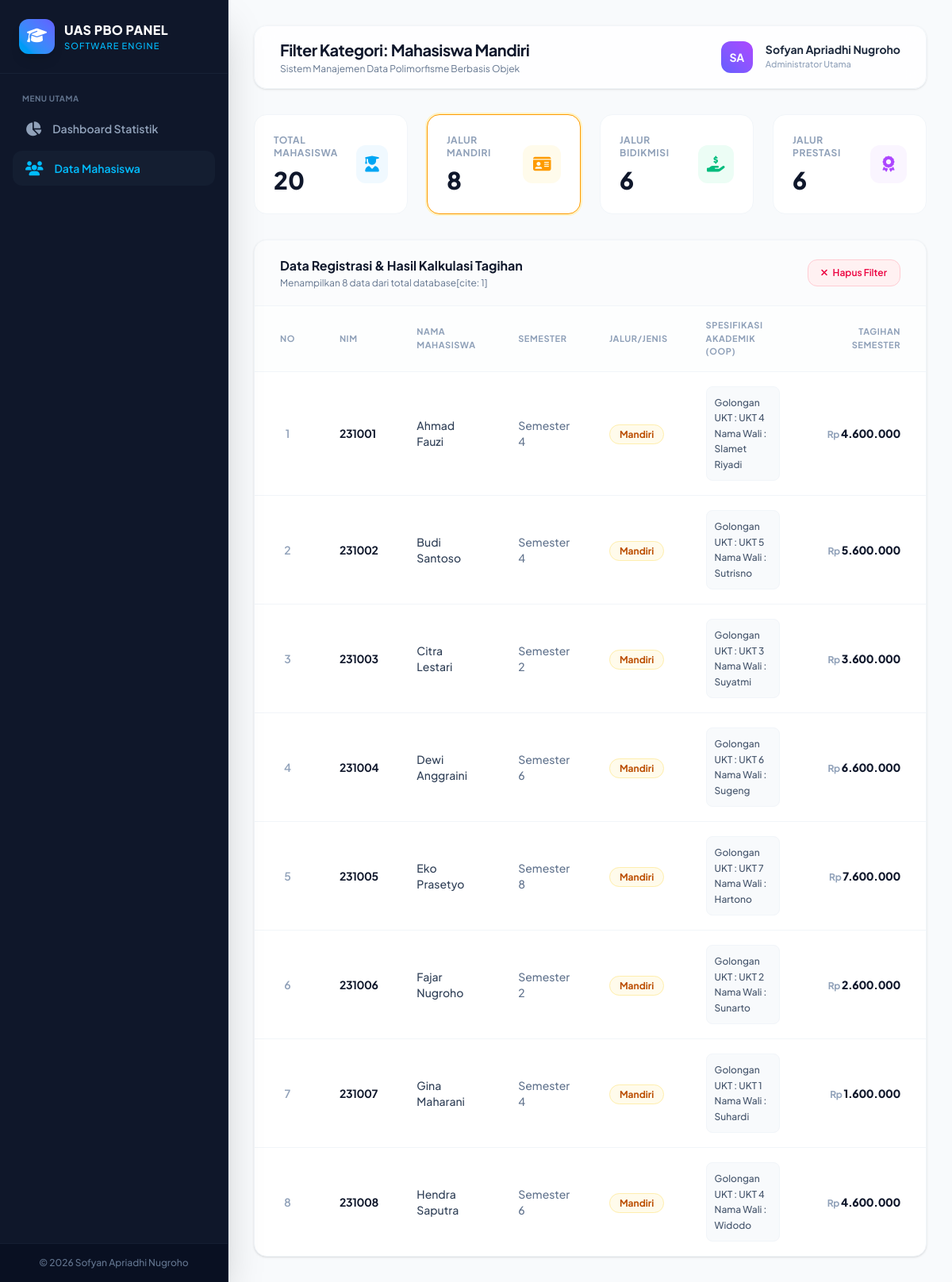
Page /index.php?filter=mandiri on the committed database.
### tables this page shows
CREATE TABLE `tabel_mahasiswa` (
  `id_mahasiswa` int NOT NULL,
  `nama_mahasiswa` varchar(100) NOT NULL,
  `nim` varchar(15) NOT NULL,
  `semester` int NOT NULL,
  `tarif_ukt_nominal` decimal(12,2) NOT NULL,
  `jenis_pembayaran` enum('Mandiri','Bidikmisi','Prestasi') NOT NULL,
  `golongan_ukt` varchar(10) DEFAULT NULL,
  `nama_wali` varchar(100) DEFAULT NULL,
  `nomor_kip_kuliah` varchar(30) DEFAULT NULL,
  `dana_saku_subsidi` decimal(12,2) DEFAULT NULL,
  `nama_instansi_beasiswa` varchar(100) DEFAULT NULL,
  `minimal_ipk_syarat` decimal(3,2) DEFAULT NULL
);

### mahasiswa.php (called while the page is built, shortened)
<?php
abstract class Mahasiswa
{
    private $nama_mahasiswa;
    private $nim;
    private $semester;
    private $tarif_ukt_nominal;
    public function __construct($id_mahasiswa, $nama_mahasiswa, $nim, $semester, $tarif_ukt_nominal)
    {
        $this->nama_mahasiswa = $nama_mahasiswa;
        $this->nim = $nim;
        $this->semester = $semester;
        $this->tarif_ukt_nominal = $tarif_ukt_nominal;
    }
    public function getNamaMahasiswa()
    {
        return $this->nama_mahasiswa;
    }
    public function getNim()
    {
        return $this->nim;
    }
    public function getSemester()
    {
        return $this->semester;
    }
    public function getTarifUktNominal()
    {
        return $this->tarif_ukt_nominal;
    }
}
?>

### index.php (the view, shortened to what this page needs)
<?php
require_once "mahasiswa.php";
require_once "MahasiswaMandiri.php";
$db = new Koneksi();
$conn = $db->getConnection();
$filter = isset($_GET['filter']) ? $_GET['filter'] : 'all';
$queryAll = mysqli_query($conn, "SELECT * FROM tabel_mahasiswa");
$totalMahasiswa = 0;
$totalMandiri = 0;
$totalBidikmisi = 0;
$totalPrestasi = 0;
while ($row = mysqli_fetch_assoc($queryAll)) {
    $totalMahasiswa++;
    if ($row['jenis_pembayaran'] == 'Mandiri') $totalMandiri++;
    if ($row['jenis_pembayaran'] == 'Bidikmisi') $totalBidikmisi++;
    if ($row['jenis_pembayaran'] == 'Prestasi') $totalPrestasi++;
}
if ($filter == 'mandiri') {
    $sql = "SELECT * FROM tabel_mahasiswa WHERE jenis_pembayaran = 'Mandiri' ORDER BY nama_mahasiswa";
} elseif ($filter == 'bidikmisi') {
    $sql = "SELECT * FROM tabel_mahasiswa WHERE jenis_pembayaran = 'Bidikmisi' ORDER BY nama_mahasiswa";
} elseif ($filter == 'prestasi') {
    $sql = "SELECT * FROM tabel_mahasiswa WHERE jenis_pembayaran = 'Prestasi' ORDER BY nama_mahasiswa";
} else {
    $sql = "SELECT * FROM tabel_mahasiswa ORDER BY jenis_pembayaran, nama_mahasiswa";
}
$query = mysqli_query($conn, $sql);
$listMahasiswa = [];
while ($row = mysqli_fetch_assoc($query)) {
    if ($row['jenis_pembayaran'] == 'Mandiri') {
        $listMahasiswa[] = new MahasiswaMandiri(
            $row['id_mahasiswa'],
            $row['nama_mahasiswa'],
            $row['nim'],
            $row['semester'],
            $row['tarif_ukt_nominal'],
            $row['golongan_ukt'],
            $row['nama_wali']
        );
    }
}
?>
<!DOCTYPE html>
<html lang="id">
<head>
    <script src="https://cdn.jsdelivr.net/npm/@tailwindcss/browser@4"></script>
    <link rel="stylesheet" href="https://cdnjs.cloudflare.com/ajax/libs/font-awesome/6.4.0/css/all.min.css">
</head>
<body class="bg-[#f8fafc] text-slate-800 flex min-h-screen antialiased">
    <aside class="w-72 bg-[#0f172a] text-slate-200 flex flex-col fixed h-screen z-50 shadow-2xl border-r border-slate-800">
        <div class="p-6 flex items-center gap-3 border-b border-slate-800/60">
            <div class="bg-gradient-to-tr from-sky-500 to-indigo-500 p-2.5 rounded-xl shadow-lg">
                <i class="fa-solid fa-graduation-cap text-xl text-white"></i>
            </div>
            <div>
                <h1 class="font-extrabold text-base tracking-wide text-white">UAS PBO PANEL</h1>
                <p class="text-[11px] text-sky-400 font-medium tracking-widest uppercase">Software Engine</p>
            </div>
        </div>
        <nav class="flex-1 px-4 py-6 space-y-1.5">
            <p class="px-3 text-[10px] font-bold text-slate-500 uppercase tracking-wider mb-2">Menu Utama</p>
            <a href="index.php?filter=all" class="flex items-center gap-3.5 px-4 py-3 text-sm font-semibold rounded-xl transition-all duration-300 <?= $filter == 'all' ? 'bg-gradient-to-r from-sky-600 to-indigo-600 text-white shadow-md' : 'text-slate-400 hover:text-sky-400 hover:bg-slate-800/50' ?>">
                <i class="fa-solid fa-chart-pie text-lg"></i>
                <span>Dashboard Statistik</span>
            </a>
            <a href="index.php?filter=all" class="flex items-center gap-3.5 px-4 py-3 text-sm font-semibold rounded-xl transition-all duration-300 <?= $filter != 'all' ? 'text-sky-400 bg-slate-800/40' : 'text-slate-400 hover:text-sky-400 hover:bg-slate-800/50' ?>">
                <i class="fa-solid fa-users text-lg"></i>
                <span>Data Mahasiswa</span>
            </a>
        </nav>
        <div class="p-4 border-t border-slate-800/60 bg-slate-950/40 text-center">
            <p class="text-xs text-slate-500 font-medium">&copy; 2026 Sofyan Apriadhi Nugroho</p>
        </div>
    </aside>
    <main class="ml-72 flex-1 p-8 min-w-0">
        <header class="flex justify-between items-center bg-white/80 backdrop-blur-md px-8 py-4 rounded-2xl shadow-sm border border-slate-100 mb-8 sticky top-4 z-40">
            <div>
                <h2 class="text-xl font-bold text-slate-900 tracking-tight">
                    <?= $filter == 'all' ? 'Semua Ringkasan Akademik' : 'Filter Kategori: Mahasiswa ' . ucfirst($filter) ?>
                </h2>
                <p class="text-xs text-slate-500 mt-0.5">Sistem Manajemen Data Polimorfisme Berbasis Objek</p>
            </div>
            <div class="flex items-center gap-4">
                <div class="w-10 h-10 rounded-xl bg-gradient-to-tr from-indigo-500 to-purple-500 flex items-center justify-center text-white font-bold text-sm">SA</div>
                <div>
                    <p class="text-sm font-bold text-slate-800 leading-none">Sofyan Apriadhi Nugroho</p>
                    <p class="text-[11px] font-medium text-slate-400 mt-1">Administrator Utama</p>
                </div>
            </div>
        </header>
        <div class="grid grid-cols-1 sm:grid-cols-2 lg:grid-cols-4 gap-6 mb-8">
            <a href="index.php?filter=all" class="bg-white p-6 rounded-2xl border flex items-center justify-between group hover:shadow-md transition-all duration-300 <?= $filter == 'all' ? 'border-sky-500 ring-2 ring-sky-100' : 'border-slate-100' ?>">
                <div class="space-y-2">
                    <p class="text-xs font-bold text-slate-400 uppercase tracking-wider">Total Mahasiswa</p>
                    <h3 class="text-3xl font-extrabold text-slate-900"><?= $totalMahasiswa; ?></h3>
                </div>
                <div class="bg-sky-50 text-sky-500 w-12 h-12 rounded-xl flex items-center justify-center text-xl group-hover:scale-110 transition-transform">
                    <i class="fa-solid fa-user-graduate"></i>
                </div>
            </a>
            <a href="index.php?filter=mandiri" class="bg-white p-6 rounded-2xl border flex items-center justify-between group hover:shadow-md transition-all duration-300 <?= $filter == 'mandiri' ? 'border-amber-500 ring-2 ring-amber-100' : 'border-slate-100' ?>">
                <div class="space-y-2">
                    <p class="text-xs font-bold text-slate-400 uppercase tracking-wider">Jalur Mandiri</p>
                    <h3 class="text-3xl font-extrabold text-slate-900"><?= $totalMandiri; ?></h3>
                </div>
                <div class="bg-amber-50 text-amber-500 w-12 h-12 rounded-xl flex items-center justify-center text-xl group-hover:scale-110 transition-transform">
                    <i class="fa-solid fa-id-card"></i>
                </div>
            </a>
            <a href="index.php?filter=bidikmisi" class="bg-white p-6 rounded-2xl border flex items-center justify-between group hover:shadow-md transition-all duration-300 <?= $filter == 'bidikmisi' ? 'border-emerald-500 ring-2 ring-emerald-100' : 'border-slate-100' ?>">
                <div class="space-y-2">
                    <p class="text-xs font-bold text-slate-400 uppercase tracking-wider">Jalur Bidikmisi</p>
                    <h3 class="text-3xl font-extrabold text-slate-900"><?= $totalBidikmisi; ?></h3>
                </div>
                <div class="bg-emerald-50 text-emerald-500 w-12 h-12 rounded-xl flex items-center justify-center text-xl group-hover:scale-110 transition-transform">
                    <i class="fa-solid fa-hand-holding-dollar"></i>
                </div>
            </a>
            <a href="index.php?filter=prestasi" class="bg-white p-6 rounded-2xl border flex items-center justify-between group hover:shadow-md transition-all duration-300 <?= $filter == 'prestasi' ? 'border-purple-500 ring-2 ring-purple-100' : 'border-slate-100' ?>">
                <div class="space-y-2">
                    <p class="text-xs font-bold text-slate-400 uppercase tracking-wider">Jalur Prestasi</p>
                    <h3 class="text-3xl font-extrabold text-slate-900"><?= $totalPrestasi; ?></h3>
                </div>
                <div class="bg-purple-50 text-purple-500 w-12 h-12 rounded-xl flex items-center justify-center text-xl group-hover:scale-110 transition-transform">
                    <i class="fa-solid fa-award"></i>
                </div>
            </a>
        </div>
        <div class="bg-white rounded-2xl shadow-sm border border-slate-100 overflow-hidden">
            <div class="px-8 py-5 border-b border-slate-100 flex justify-between items-center bg-slate-50/50">
                <div>
                    <h3 class="text-base font-bold text-slate-900">Data Registrasi & Hasil Kalkulasi Tagihan</h3>
                    <p class="text-xs text-slate-500 mt-0.5">Menampilkan <?= count($listMahasiswa) ?> data dari total database[cite: 1]</p>
                </div>
                <?php if($filter != 'all'): ?>
                    <a href="index.php?filter=all" class="bg-rose-50 text-rose-600 hover:bg-rose-100 font-semibold text-xs px-4 py-2 rounded-xl border border-rose-200 transition-all">
                        <i class="fa-solid fa-xmark mr-1"></i> Hapus Filter
                    </a>
                <?php endif; ?>
            </div>
            <div class="overflow-x-auto">
                <table class="w-full text-left border-collapse">
                    <thead>
                        <tr class="border-b border-slate-100 bg-slate-50/30">
                            <th class="px-8 py-4 text-[11px] font-bold text-slate-400 uppercase tracking-wider text-center w-16">No</th>
                            <th class="px-6 py-4 text-[11px] font-bold text-slate-400 uppercase tracking-wider">NIM</th>
                            <th class="px-6 py-4 text-[11px] font-bold text-slate-400 uppercase tracking-wider">Nama Mahasiswa</th>
                            <th class="px-6 py-4 text-[11px] font-bold text-slate-400 uppercase tracking-wider">Semester</th>
                            <th class="px-6 py-4 text-[11px] font-bold text-slate-400 uppercase tracking-wider">Jalur/Jenis</th>
                            <th class="px-6 py-4 text-[11px] font-bold text-slate-400 uppercase tracking-wider">Spesifikasi Akademik (OOP)</th>
                            <th class="px-8 py-4 text-[11px] font-bold text-slate-400 uppercase tracking-wider text-right">Tagihan Semester</th>
                        </tr>
                    </thead>
                    <tbody class="divide-y divide-slate-100">
                        <?php
                        if(empty($listMahasiswa)):
                        ?>
                        <tr>
                            <td colspan="7" class="px-8 py-12 text-center text-sm font-medium text-slate-400">Tidak ada data mahasiswa dalam kategori ini.</td>
                        </tr>
                        <?php
                        else:
                        $no = 1;
                        foreach ($listMahasiswa as $mhs) :
                            $jenis = str_replace('Mahasiswa', '', get_class($mhs));
                            if ($jenis == 'Mandiri') {
                                $badgeStyle = "bg-amber-50 text-amber-700 border-amber-200/60";
                            } elseif ($jenis == 'Bidikmisi') {
                                $badgeStyle = "bg-emerald-50 text-emerald-700 border-emerald-200/60";
                            } else {
                                $badgeStyle = "bg-purple-50 text-purple-700 border-purple-200/60";
                            }
                        ?>
                        <tr class="hover:bg-slate-50/80 transition-colors group">
                            <td class="px-8 py-4.5 text-center text-sm font-semibold text-slate-400"><?= $no++; ?></td>
                            <td class="px-6 py-4.5 text-sm font-bold text-slate-900 tracking-tight"><?= $mhs->getNim(); ?></td>
                            <td class="px-6 py-4.5 text-sm font-medium text-slate-700 group-hover:text-indigo-600 transition-colors"><?= $mhs->getNamaMahasiswa(); ?></td>
                            <td class="px-6 py-4.5 text-sm text-slate-500 font-medium">Semester <?= $mhs->getSemester(); ?></td>
                            <td class="px-6 py-4.5">
                                <span class="px-3 py-1 rounded-full text-xs font-bold border <?= $badgeStyle; ?>">
                                    <?= $jenis; ?>
                                </span>
                            </td>
                            <td class="px-6 py-4.5 text-xs text-slate-600 font-medium leading-relaxed">
                                <div class="bg-slate-50 p-2.5 rounded-lg border border-slate-100 group-hover:bg-white transition-colors">
                                    <?= $mhs->tampilkanSpesifikasiAkademik(); ?>
                                  </div>
                            </td>
                            <td class="px-8 py-4.5 text-sm font-extrabold text-slate-900 text-right tracking-tight">
                                <span class="text-xs font-bold text-slate-400 mr-0.5">Rp</span><?= number_format($mhs->hitungTagihanSemester(), 0, ',', '.'); ?>
                            </td>
                        </tr>
                        <?php endforeach; endif; ?>
                    </tbody>
                </table>
            </div>
        </div>
    </main>
</body>
</html>

### MahasiswaMandiri.php (shortened to what this page needs)
<?php
require_once "Mahasiswa.php";
class MahasiswaMandiri extends Mahasiswa
{
    private $golonganUkt;
    private $namaWali;
    public function __construct(
        $id_mahasiswa,
        $nama_mahasiswa,
        $nim,
        $semester,
        $tarif_ukt_nominal,
        $golonganUkt,
        $namaWali
    ){
        $this->golonganUkt = $golonganUkt;
        $this->namaWali = $namaWali;
    }
    public function hitungTagihanSemester()
    {
        return $this->getTarifUktNominal() + 100000;
    }
    public function tampilkanSpesifikasiAkademik()
    {
        return "Golongan UKT : ".$this->golonganUkt.
               "<br>Nama Wali : ".$this->namaWali;
    }
}
?>

### index.php (style rules this page uses)
body { font-family: 'Plus Jakarta Sans', sans-serif; }

### rows in the picture
tabel_mahasiswa: nim "231001", nama_mahasiswa "Ahmad Fauzi", semester "4", jenis "Mandiri", golongan_ukt "UKT 4", nama_wali "Slamet Riyadi", tarif_ukt_nominal "4.600.000"
tabel_mahasiswa: nim "231002", nama_mahasiswa "Budi Santoso", semester "4", jenis "Mandiri", golongan_ukt "UKT 5", nama_wali "Sutrisno", tarif_ukt_nominal "5.600.000"
tabel_mahasiswa: nim "231003", nama_mahasiswa "Citra Lestari", semester "2", jenis "Mandiri", golongan_ukt "UKT 3", nama_wali "Suyatmi", tarif_ukt_nominal "3.600.000"
tabel_mahasiswa: nim "231004", nama_mahasiswa "Dewi Anggraini", semester "6", jenis "Mandiri", golongan_ukt "UKT 6", nama_wali "Sugeng", tarif_ukt_nominal "6.600.000"
tabel_mahasiswa: nim "231005", nama_mahasiswa "Eko Prasetyo", semester "8", jenis "Mandiri", golongan_ukt "UKT 7", nama_wali "Hartono", tarif_ukt_nominal "7.600.000"
tabel_mahasiswa: nim "231006", nama_mahasiswa "Fajar Nugroho", semester "2", jenis "Mandiri", golongan_ukt "UKT 2", nama_wali "Sunarto", tarif_ukt_nominal "2.600.000"
tabel_mahasiswa: nim "231007", nama_mahasiswa "Gina Maharani", semester "4", jenis "Mandiri", golongan_ukt "UKT 1", nama_wali "Suhardi", tarif_ukt_nominal "1.600.000"
tabel_mahasiswa: nim "231008", nama_mahasiswa "Hendra Saputra", semester "6", jenis "Mandiri", golongan_ukt "UKT 4", nama_wali "Widodo", tarif_ukt_nominal "4.600.000"

### other values in the picture
$filter "Mandiri"
$totalMahasiswa "20"
$totalMandiri "8"
$totalBidikmisi "6"
$totalPrestasi "6"
count($listMahasiswa) "8"
